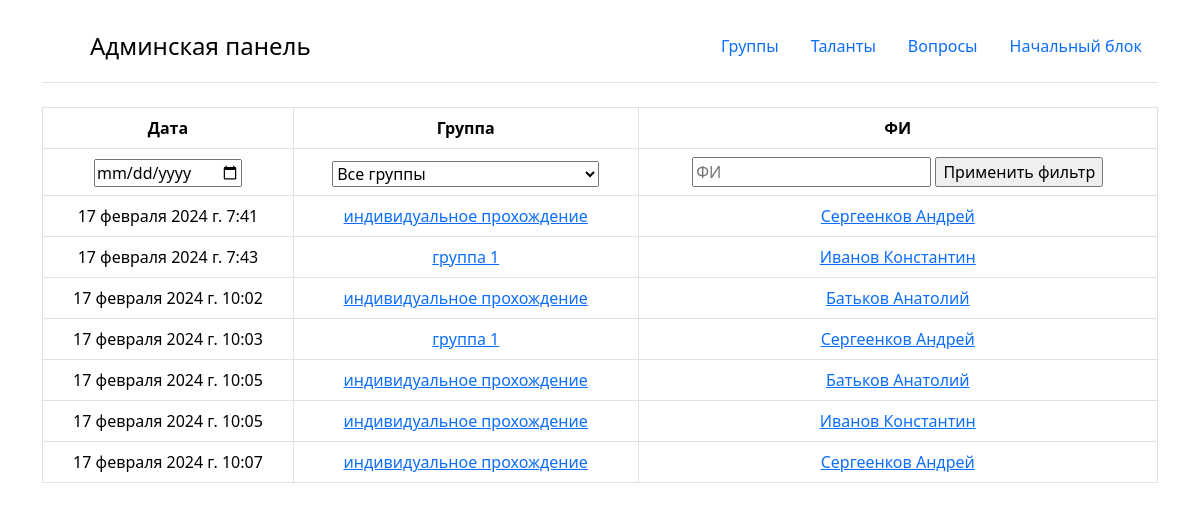
The app's page /local_admin/ (signed in), older data.
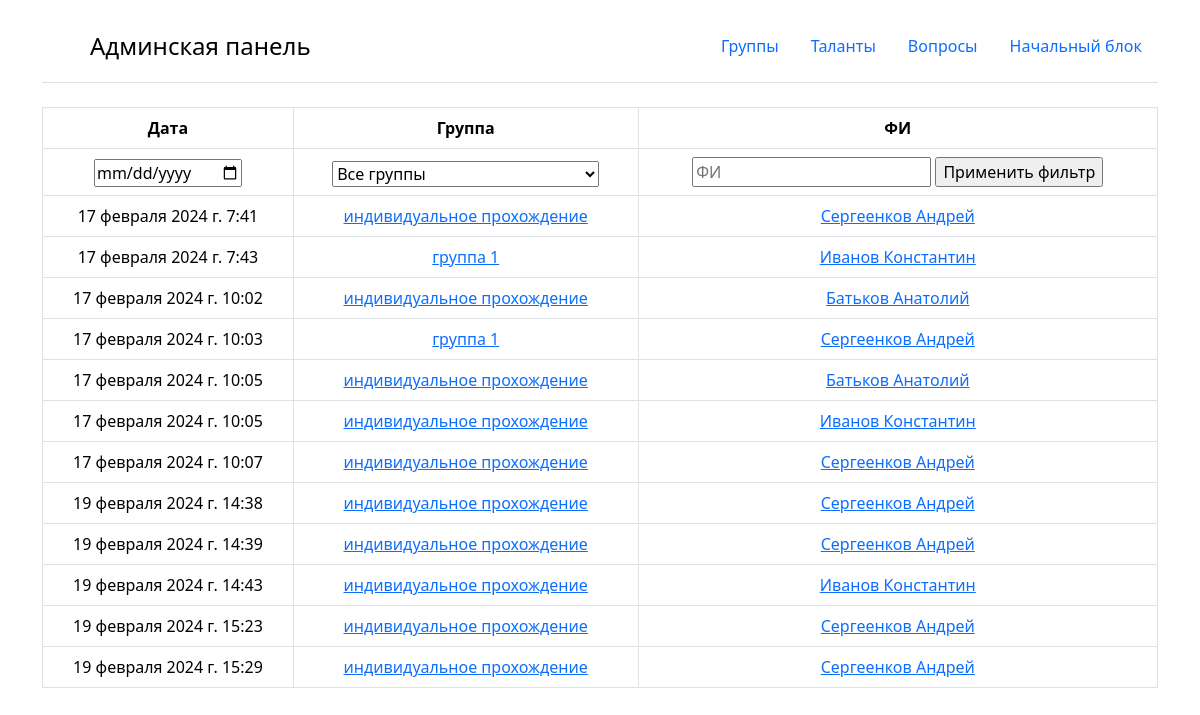
The same page, newer data.
### questionnaire/models.py (models this page shows, shortened)
class UserAnswer(models.Model):
    user = models.ForeignKey(User, on_delete=models.CASCADE)
    group = models.ForeignKey(Group, on_delete=models.CASCADE)
    competence = models.IntegerField(default=0)
    date = models.DateTimeField(auto_now_add=True)

class Group(models.Model):
    title = models.CharField(max_length=50)
    users = models.ManyToManyField(User, blank=True)
    show_results = models.BooleanField(default=True)
    num_competences_displayed = models.IntegerField(default=5)

class User(models.Model):
    full_name = models.CharField(max_length=100)
    chosen_group = models.ForeignKey('Group', on_delete=models.CASCADE)

### questionnaire/views.py (the view, shortened to what this page needs)
# urls.py: path('local_admin/', views.mini_admin, name='mini_admin'),
@login_required
def mini_admin(request):
    date = request.GET.get('date', '')
    group_id = request.GET.get('group', -1)
    full_name = request.GET.get('fullName', '')
    user_answers = UserAnswer.objects.all()
    groups = Group.objects.all()
    date = request.POST.get('date')
    if date:
        parsed_date = datetime.strptime(date, '%Y-%m-%d').date()
        user_answers = user_answers.filter(date__date=parsed_date)
    context = {
        'user_answers': user_answers,
        'groups': groups,
        'date': date
    }
    return render(request, 'mini_admin.html', context)

### templates/mini_admin.html (shortened to what this page needs)
{% load static %}
<!DOCTYPE html>
<html>
<head>
    <link rel="stylesheet" type="text/css" href="{% static 'css/styles.css' %}">
    <link href="https://cdn.jsdelivr.net/npm/bootstrap@5.3.2/dist/css/bootstrap.min.css" rel="stylesheet">
</head>
<body>
<div class="container">
    <header class="d-flex flex-wrap justify-content-center py-3 mb-4 border-bottom">
      <a class="d-flex align-items-center mb-3 mb-md-0 me-md-auto link-body-emphasis text-decoration-none">
        <svg class="bi me-2" width="40" height="32"><use xlink:href="#bootstrap"></use></svg>
        <span class="fs-4">Админская панель</span>
      </a>
      <ul class="nav nav-pills">
        <li class="nav-item"><a href="{% url 'group_list'%}" class="nav-link">Группы</a></li>
        <li class="nav-item"><a href="{% url 'competence_list'%}" class="nav-link">Таланты</a></li>
        <li class="nav-item"><a href="{% url 'question_list'%}" class="nav-link">Вопросы</a></li>
        <li class="nav-item"><a href="/local_admin/question_update/1/" class="nav-link">Начальный блок</a></li>
      </ul>
    </header>
  </div>
<div class="container text-center">
    <table class="table table-bordered">
        <thead>
            <tr>
                <th>Дата</th>
                <th>Группа</th>
                <th>ФИ</th>
            </tr>
            <form method="POST">
            <tr>
                <th>
                    <input id="date-input" type="date" name="date" placeholder="Дата" value="{{ date|date:'Y-m-d' }}">
                </th>
                <th>
                    <select name="group_filter">
                        <option value="-1">Все группы</option>
                    </select>
                </th>
                <th>
                    <input type="text" name="full_name" placeholder="ФИ">
                    <input type="submit" value="Применить фильтр">
            </th>
            </tr>
        </form>
        </thead>
        <tbody>
            {% for user_answer in user_answers %}
                <tr>
                    <td>{{ user_answer.date }}</td>
                    {% if user_answer.group.title != 'Индивидуальное прохождение' %}
                        <td><a href="{% url 'group_detail' user_answer.group.id %}">{{ user_answer.group.title }}</a></td>
                    {% else %}
                        <td>{{ user_answer.group.title }}</td>
                    {% endif %}
                    <td><a href="{% url 'user_detail' user_answer.user.id %}">{{ user_answer.user.full_name }}</a></td>
                </tr>
            {% endfor %}
        </tbody>
    </table>
</div>
</body>
</html>

### static/css/styles.css (style rules this page uses)
body { font-family: 'Roboto', sans-serif; padding: 10px; }
th { background-color: #f8f9fa; border: 1px solid #dee2e6; text-align: center; }
td { border: 1px solid #dee2e6; text-align: center; padding: 8px; }

Row changes from the older to the newer data that the page shows:
added UserAnswer: date "19 февраля 2024 г. 14:38", group "индивидуальное прохождение", user.full_name "Сергеенков Андрей"
added UserAnswer: date "19 февраля 2024 г. 14:39", group "индивидуальное прохождение", user.full_name "Сергеенков Андрей"
added UserAnswer: date "19 февраля 2024 г. 14:43", group "индивидуальное прохождение", user.full_name "Иванов Константин"
added UserAnswer: date "19 февраля 2024 г. 15:23", group "индивидуальное прохождение", user.full_name "Сергеенков Андрей"
added UserAnswer: date "19 февраля 2024 г. 15:29", group "индивидуальное прохождение", user.full_name "Сергеенков Андрей"
